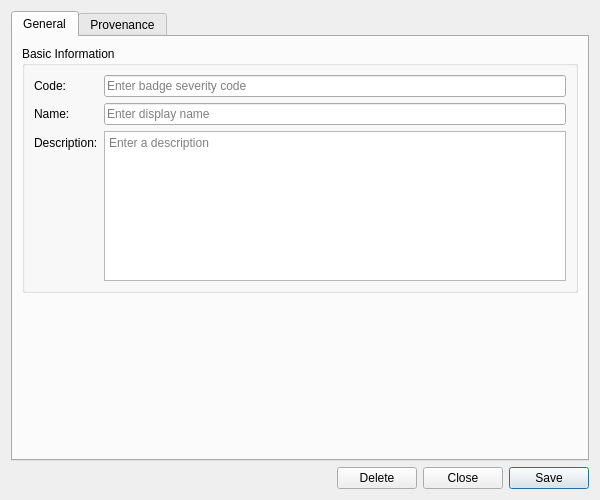
<?xml version="1.0" encoding="UTF-8"?>
<ui version="4.0">
 <class>BadgeSeverityDetailDialog</class>
 <widget class="QWidget" name="BadgeSeverityDetailDialog">
  <property name="geometry">
   <rect>
    <x>0</x>
    <y>0</y>
    <width>600</width>
    <height>500</height>
   </rect>
  </property>
  <property name="sizePolicy">
   <sizepolicy hsizetype="Preferred" vsizetype="Preferred">
    <horstretch>0</horstretch>
    <verstretch>0</verstretch>
   </sizepolicy>
  </property>
  <property name="minimumSize">
   <size>
    <width>600</width>
    <height>500</height>
   </size>
  </property>
  <property name="windowTitle">
   <string>Badge Severity Details</string>
  </property>
  <layout class="QVBoxLayout" name="verticalLayout">
   <item>
    <widget class="QTabWidget" name="tabWidget">
     <property name="currentIndex"><number>0</number></property>
     <widget class="QWidget" name="generalTab">
      <attribute name="title"><string>General</string></attribute>
      <layout class="QVBoxLayout" name="generalLayout">
       <item>
        <widget class="QGroupBox" name="basicInfoGroup">
         <property name="title">
          <string>Basic Information</string>
         </property>
         <layout class="QFormLayout" name="formLayout">
          <item row="0" column="0">
           <widget class="QLabel" name="labelCode">
            <property name="text">
             <string>Code:</string>
            </property>
           </widget>
          </item>
          <item row="0" column="1">
           <widget class="QLineEdit" name="codeEdit">
            <property name="placeholderText">
             <string>Enter badge severity code</string>
            </property>
           </widget>
          </item>
          <item row="1" column="0">
           <widget class="QLabel" name="labelName">
            <property name="text">
             <string>Name:</string>
            </property>
           </widget>
          </item>
          <item row="1" column="1">
           <widget class="QLineEdit" name="nameEdit">
            <property name="placeholderText">
             <string>Enter display name</string>
            </property>
           </widget>
          </item>
          <item row="2" column="0">
           <widget class="QLabel" name="labelDescription">
            <property name="text">
             <string>Description:</string>
            </property>
           </widget>
          </item>
          <item row="2" column="1">
           <widget class="QPlainTextEdit" name="descriptionEdit">
            <property name="minimumSize">
             <size>
              <width>0</width>
              <height>80</height>
             </size>
            </property>
            <property name="maximumSize">
             <size>
              <width>16777215</width>
              <height>150</height>
             </size>
            </property>
            <property name="placeholderText">
             <string>Enter a description</string>
            </property>
           </widget>
          </item>
         </layout>
        </widget>
       </item>
       <item>
        <spacer name="verticalSpacer">
         <property name="orientation">
          <enum>Qt::Vertical</enum>
         </property>
         <property name="sizeHint" stdset="0">
          <size>
           <width>20</width>
           <height>40</height>
          </size>
         </property>
        </spacer>
       </item>
      </layout>
     </widget>
     <widget class="QWidget" name="provenanceTab">
      <attribute name="title"><string>Provenance</string></attribute>
      <layout class="QVBoxLayout" name="provenanceTabLayout">
       <item>
        <widget class="ores::qt::ProvenanceWidget" name="provenanceWidget" native="true"/>
       </item>
      </layout>
     </widget>
    </widget>
   </item>
   <item>
    <layout class="QHBoxLayout" name="buttonLayout">
     <item>
      <spacer name="horizontalSpacer">
       <property name="orientation">
        <enum>Qt::Horizontal</enum>
       </property>
       <property name="sizeHint" stdset="0">
        <size>
         <width>40</width>
         <height>20</height>
        </size>
       </property>
      </spacer>
     </item>
     <item>
      <widget class="QPushButton" name="deleteButton">
       <property name="text">
        <string>Delete</string>
       </property>
      </widget>
     </item>
     <item>
      <widget class="QPushButton" name="closeButton">
       <property name="text">
        <string>Close</string>
       </property>
      </widget>
     </item>
     <item>
      <widget class="QPushButton" name="saveButton">
       <property name="text">
        <string>Save</string>
       </property>
       <property name="default">
        <bool>true</bool>
       </property>
      </widget>
     </item>
    </layout>
   </item>
  </layout>
 </widget>
 <customwidgets>
  <customwidget>
   <class>ores::qt::ProvenanceWidget</class>
   <extends>QWidget</extends>
   <header>ores.qt/ProvenanceWidget.hpp</header>
  </customwidget>
 </customwidgets>
 <resources/>
 <connections/>
</ui>
